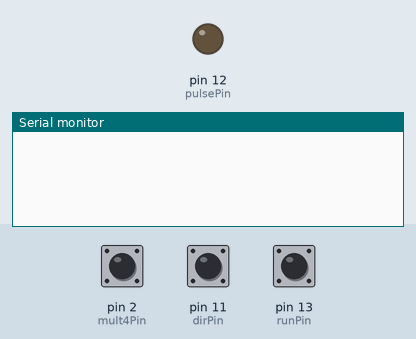
Bench run of a sketch on a simulated Arduino Mega 2560, built with avr-gcc and run on an emulated ATmega2560. Parts: output pins drawn as LEDs (lit = HIGH), the last lines printed to the serial monitor. The inputs (shaded band) are chosen by the test bench; at power-on: pin 13 (runPin) HIGH, pin 2 (mult4Pin) HIGH, pin 11 (dirPin) HIGH. Random numbers use the default seed unless the sketch sets one.

Above: at 1.2 s.
1.3 s: pin 13 (runPin) pulled LOW for 0.15 s
At 2.5 s:
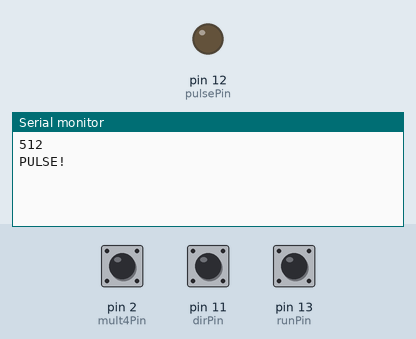
2.9 s: pin 13 (runPin) pulled LOW for 3.2 s
At 5.4 s:
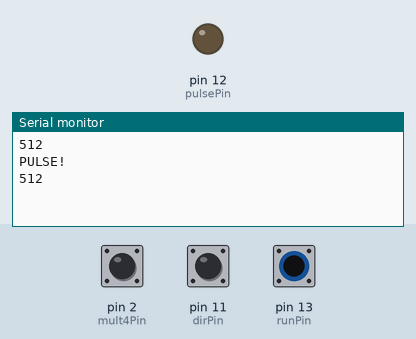

The sketch:

timestep.ino
```cpp
// Pins
int timePots[8] = {20, 19, 18, 17, 21, 16, 15, 14}; // 8 pots for time (read)
int cvPots[8] = {10, 9, 8, 7, 6, 5, 4, 3}; // 8 pots for CV (write)
int pulsePin = 12; // clock/pulse/trigger pin (output)
int mult4Pin = 2; // switch
int mult2Pin = 1; // switch
int randPin = 0; // switch
int dirPin = 11; // switch
int runPin = 13; // switch

// Settings
bool x2 = false;
bool x4 = false;
bool randomize = false;
bool forward = false;
bool runSeq = true;

// Time
int curTimeStep = 0;
int timeStep = 0;

// Setup
void setup() {
  Serial.begin(9600);
  randomSeed(analogRead(22)); // use pin 22 for random seed
  //set cv pots to output
  for (int i = 1; i == 8; i++) {
    pinMode(i, OUTPUT);
  }
  pinMode(pulsePin, OUTPUT);
  // switches detect connection to ground
  pinMode(mult4Pin, INPUT_PULLUP);
  pinMode(mult2Pin, INPUT_PULLUP);
  pinMode(randPin, INPUT_PULLUP);
  pinMode(dirPin, INPUT_PULLUP);
  pinMode(runPin, INPUT_PULLUP);

}

void loop() {
  // setting readings
  runSeq = digitalRead(runPin);
  x2 = digitalRead(mult2Pin);
  x4 = digitalRead(mult4Pin);
  forward = digitalRead(dirPin);
  randomize = digitalRead(randPin);
  runSeq = digitalRead(runPin);

if(runSeq == false){ // is run switch on?
  if (randomize) { // is random switch on?
    if (forward == false) { // is forward switch back or forth?
      if (curTimeStep > 7) { // is the current step larger than 8?
        curTimeStep = 0; // new sycle / reset
      }
      else {
        curTimeStep++; // next step
      }
    } else if (forward == true) { // go backwards
      if (curTimeStep < 1) {
        curTimeStep = 7;
      }
      else {
        curTimeStep--; // step back
      }
    }
  } else {
    curTimeStep = random(0, 7); // set random step
  }

timeStep = analogRead(timePots[curTimeStep]); // read current timestep pot
  Serial.println(timeStep);
  if (x2) {
    timeStep = timeStep * 2; // double time
  }
  if (x4) {
    timeStep = timeStep * 4; // quadrupel time
  }
  digitalWrite(cvPots[curTimeStep], HIGH); // active CV pot

if (timeStep > 10) { // min time
  digitalWrite(pulsePin, HIGH); // PULSE the pin
  Serial.println("PULSE!");
  delay(1); // 1ms length of pulse
  digitalWrite(pulsePin, LOW); // turn off pin
 }

  delay(timeStep);
  digitalWrite(cvPots[curTimeStep], LOW); // set pot to LOW

}
}
```

Measured:
- after the input at 1.3 s, the serial monitor: prints a new line at once (image 1)
